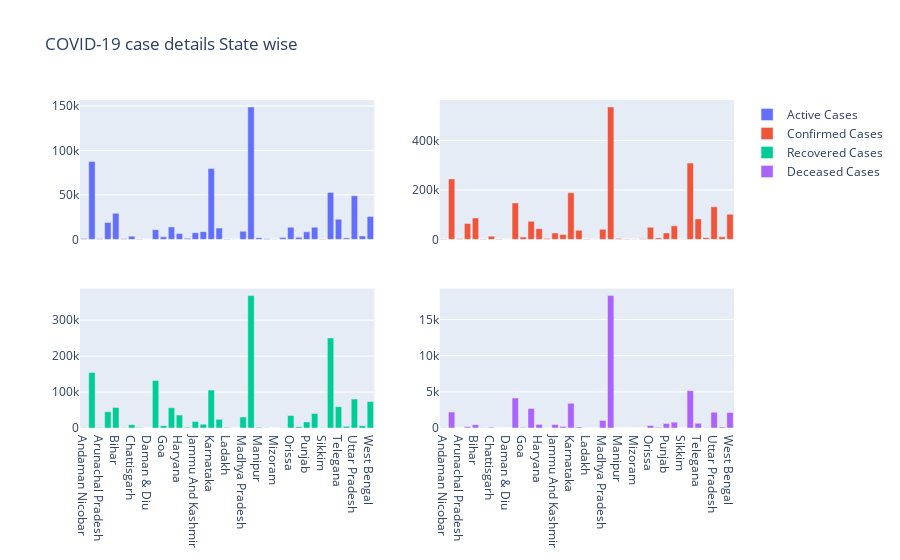

Notebook source saved alongside this figure:
### Code cell
fig=make_subplots(rows=2,cols=2,shared_xaxes=True)
barchart1=go.Bar(x=final_df.index,y=final_df['Confirmed Cases'],name='Confirmed Cases')
barchart2=go.Bar(x=final_df.index,y=final_df['Recovered Cases'],name='Recovered Cases')
barchart3=go.Bar(x=final_df.index,y=final_df['Deceased Cases'],name='Deceased Cases')
barchart4 = go.Bar(x=final_df.index, y=final_df['Active Cases'], name='Active Cases')
layout=go.Layout(title='Total Confirmed Cases in Each State')
fig.add_trace(barchart4,1,1)
fig.add_trace(barchart1, 1, 2)
fig.add_trace(barchart2, 2, 1)
fig.add_trace(barchart3, 2, 2)
fig.update_layout( title_text="COVID-19 case details State wise")
fig.show()

### Figure 1 — Plotly figure (JSON) as saved in the notebook; plotly's stock layout.template omitted (floating-point values rounded to 4 significant figures)
{"data": [{"name": "Active Cases", "type": "bar", "x": ["Andaman Nicobar", "Andhra Pradesh", "Arunachal Pradesh", "Assam", "Bihar", "Chandigarh", "Chattisgarh", "DN", "Daman & Diu", "Delhi", "Goa", "Gujarat", "Haryana", "Himachal Pradesh", "Jammu And Kashmir", "JH", "Karnataka", "Kerela", "Ladakh", "LD", "Madhya Pradesh", "Maharashtra", "Manipur", "Meghalaya", "Mizoram", "Nagaland", "Orissa", "Puducherry", "Punjab", "Rajasthan", "Sikkim", "Tamil Nadu", "Telegana", "Tripura", "Uttar Pradesh", "Uttarakhand", "West Bengal"], "xaxis": "x", "y": [999, 87597, 690, 19072, 29308, 629, 3642, 448, 0, 10868, 2878, 14025, 6646, 1206, 7462, 8720, 79606, 12770, 506, 0, 9104, 148861, 1774, 626, 300, 2039, 13641, 2279, 8463, 13677, 390, 52810, 22628, 1688, 48998, 3826, 25846], "yaxis": "y"}, {"name": "Confirmed Cases", "type": "bar", "x": ["Andaman Nicobar", "Andhra Pradesh", "Arunachal Pradesh", "Assam", "Bihar", "Chandigarh", "Chattisgarh", "DN", "Daman & Diu", "Delhi", "Goa", "Gujarat", "Haryana", "Himachal Pradesh", "Jammu And Kashmir", "JH", "Karnataka", "Kerela", "Ladakh", "LD", "Madhya Pradesh", "Maharashtra", "Manipur", "Meghalaya", "Mizoram", "Nagaland", "Orissa", "Puducherry", "Punjab", "Rajasthan", "Sikkim", "Tamil Nadu", "Telegana", "Tripura", "Uttar Pradesh", "Uttarakhand", "West Bengal"], "xaxis": "x2", "y": [1760, 244549, 2327, 64305, 86812, 1670, 12985, 1658, 0, 147391, 9444, 73238, 43227, 3497, 25931, 19469, 188611, 36932, 1770, 0, 40734, 535601, 3941, 1142, 623, 3031, 48796, 5902, 25889, 54887, 926, 308649, 82647, 6387, 131763, 10432, 101390], "yaxis": "y2"}, {"name": "Recovered Cases", "type": "bar", "x": ["Andaman Nicobar", "Andhra Pradesh", "Arunachal Pradesh", "Assam", "Bihar", "Chandigarh", "Chattisgarh", "DN", "Daman & Diu", "Delhi", "Goa", "Gujarat", "Haryana", "Himachal Pradesh", "Jammu And Kashmir", "JH", "Karnataka", "Kerela", "Ladakh", "LD", "Madhya Pradesh", "Maharashtra", "Manipur", "Meghalaya", "Mizoram", "Nagaland", "Orissa", "Puducherry", "Punjab", "Rajasthan", "Sikkim", "Tamil Nadu", "Telegana", "Tripura", "Uttar Pradesh", "Uttarakhand", "West Bengal"], "xaxis": "x3", "y": [740, 154749, 1634, 45074, 57039, 1015, 9239, 1208, 0, 132384, 6480, 56517, 36081, 2274, 17979, 10555, 105600, 24041, 1255, 0, 30596, 368435, 2155, 510, 323, 985, 34806, 3532, 16790, 40399, 535, 250680, 59374, 4656, 80589, 6470, 73395], "yaxis": "y3"}, {"name": "Deceased Cases", "type": "bar", "x": ["Andaman Nicobar", "Andhra Pradesh", "Arunachal Pradesh", "Assam", "Bihar", "Chandigarh", "Chattisgarh", "DN", "Daman & Diu", "Delhi", "Goa", "Gujarat", "Haryana", "Himachal Pradesh", "Jammu And Kashmir", "JH", "Karnataka", "Kerela", "Ladakh", "LD", "Madhya Pradesh", "Maharashtra", "Manipur", "Meghalaya", "Mizoram", "Nagaland", "Orissa", "Puducherry", "Punjab", "Rajasthan", "Sikkim", "Tamil Nadu", "Telegana", "Tripura", "Uttar Pradesh", "Uttarakhand", "West Bengal"], "xaxis": "x4", "y": [21, 2203, 3, 159, 465, 26, 104, 2, 0, 4139, 86, 2696, 500, 17, 490, 194, 3405, 121, 9, 0, 1034, 18305, 12, 6, 0, 7, 349, 91, 636, 811, 1, 5159, 645, 43, 2176, 136, 2149], "yaxis": "y4"}], "layout": {"title": {"text": "COVID-19 case details State wise"}, "xaxis": {"anchor": "y", "domain": [0, 0.45], "matches": "x3", "showticklabels": false}, "xaxis2": {"anchor": "y2", "domain": [0.55, 1], "matches": "x4", "showticklabels": false}, "xaxis3": {"anchor": "y3", "domain": [0, 0.45]}, "xaxis4": {"anchor": "y4", "domain": [0.55, 1]}, "yaxis": {"anchor": "x", "domain": [0.575, 1]}, "yaxis2": {"anchor": "x2", "domain": [0.575, 1]}, "yaxis3": {"anchor": "x3", "domain": [0, 0.425]}, "yaxis4": {"anchor": "x4", "domain": [0, 0.425]}}}
